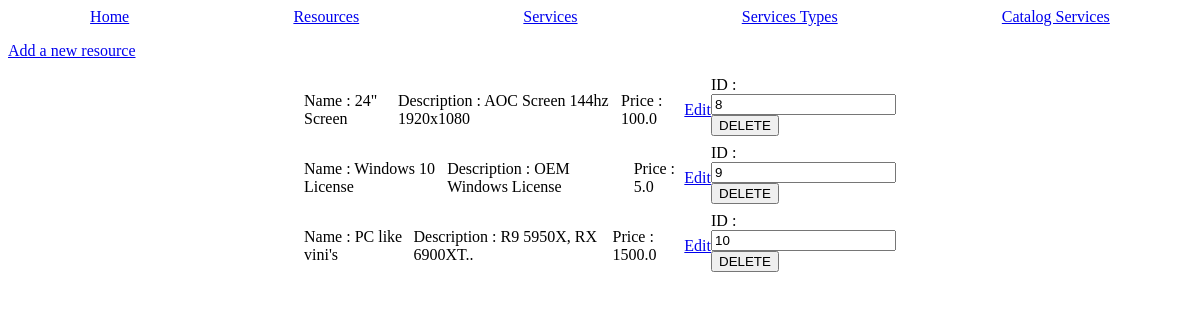
Page /resources on the committed database.
### tables this page shows
CREATE TABLE "resources" (
	"id"	INTEGER,
	"desc"	TEXT NOT NULL,
	"price"	REAL NOT NULL,
	"name"	TEXT NOT NULL,
	PRIMARY KEY("id" AUTOINCREMENT)
);

### main.py (the view, shortened to what this page needs)
@app.route('/resources', methods = ['POST', 'GET'])
def resources():
    data_resources = utils.getRowsFromDb('SELECT * from resources');
    return render_template('resources.html.jinja', data=data_resources);

### utils.py (called while the page is built)
def dictFactory(cursor, row) -> dict:
    d = {};
    for idx, col in enumerate(cursor.description):
        d[col[0]] = row[idx];
    return d;

def connectDb(path : str = 'db/db.db') -> sqlite3.Connection:
    db = None;
    try:
        db = sqlite3.connect(path);
        db.row_factory = dictFactory;
    except Exception as err:
        flash("Can't connect do database " + str(err), 'error');
    return db;

def getRowsFromDb(request : str, values : tuple = None) -> dict:
    elementsFromDb : dict = None
    try:
        db = connectDb();
        cursor = db.cursor();
        if(type(values) is tuple):
            elementsFromDb = cursor.execute(request, values).fetchall();
        else:
            elementsFromDb = cursor.execute(request).fetchall();
        db.close();
    except Exception as err:
        flash("Can't execute SQL request " + str(err), 'error')
    return elementsFromDb;

### templates/resources.html.jinja (shortened to what this page needs)
{% extends "base.html.jinja" %}
{% block content %}
<a href="/add-resource"><p>Add a new resource</p></a>
{% if data|length > 0 %}
    {% for resource in data %}
        <div class="item">
            <div>
                <p>Name : {{ resource['name'] }}</p>
            </div>
            <div>
                <p>Description : {{ resource['desc'] }}</p>
            </div>
            <div>
                <p>Price : {{ resource['price'] }}</p>
            </div>
            <div>
                <a href="resource/{{resource['id']}}"><span>Edit</span></a>
            </div>
            <form action="/resources" method="POST" class="add-form">
                <label for="id">ID :</label>
                <input name="id" readonly value="{{resource['id']}}">
                <input type="submit" name="delete_resource" value="DELETE">
            </form>
        </div>
    {% endfor %}
{% else %}
<p>No resource at all, you can create one.</p>
{% endif %}
{% endblock %}

### static/css/style.css (style rules this page uses)
.item { display: flex; flex-direction: row; width: 50%; margin-left: auto; margin-right: auto; }
.item > div { margin: auto; }
.add-form > * { display: block; }

### rows in the picture
resources: name "24\" Screen", desc "AOC Screen 144hz 1920x1080", price "100.0", id "8"
resources: name "Windows 10 License", desc "OEM Windows License", price "5.0", id "9"
resources: name "PC like vini's", desc "R9 5950X, RX 6900XT..", price "1500.0", id "10"
